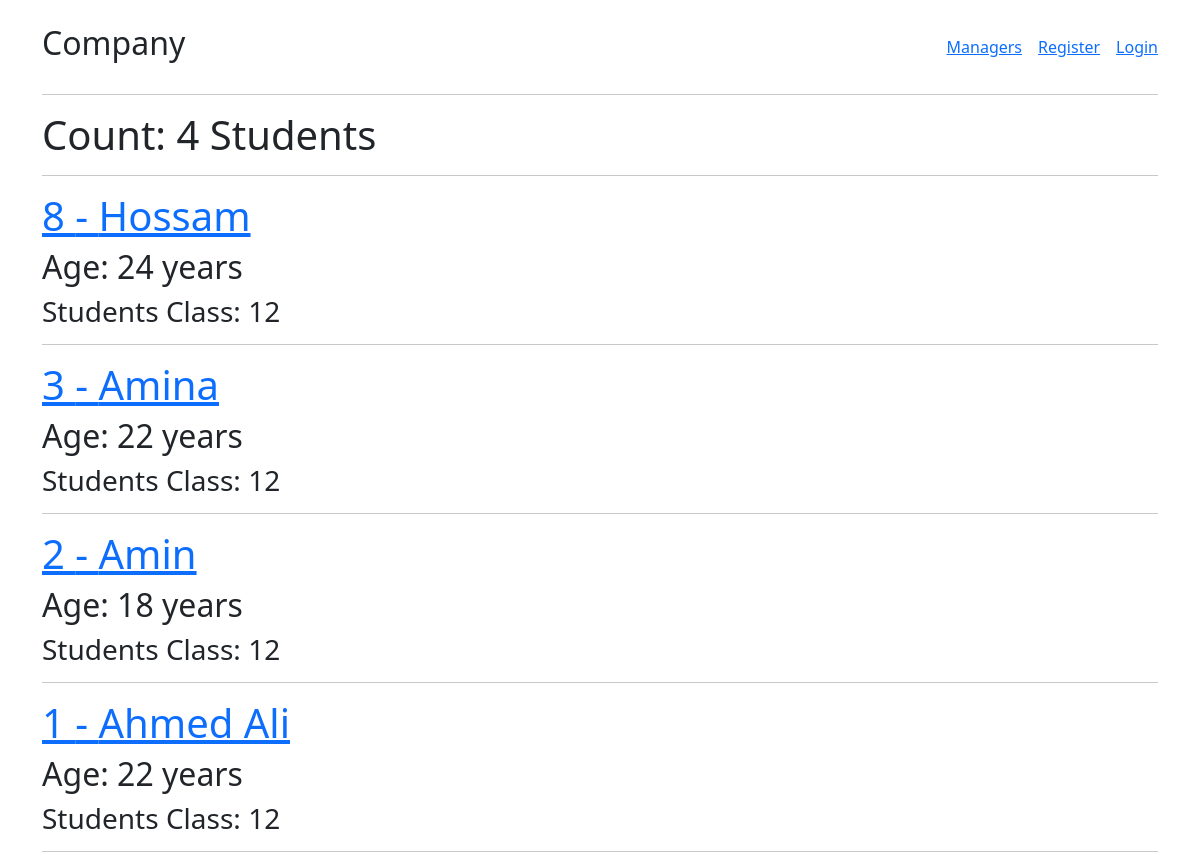
The page /students/ on the database its author committed.
### students/models.py (models this page shows, shortened)
class Student(models.Model):
    name = models.CharField(max_length=60)
    student_class = models.IntegerField()
    age = models.IntegerField()

### students/views.py (the view)
# urls.py: path("", views.index, name="managers.index"),
def index(request: HttpRequest):
    print(request.COOKIES.get("name"))
    students = Student.objects.all().order_by("-id")
    return render(
        request,
        "students/index.html",
        {"students": students, "count": students.count()},
    )

### students/templates/students/index.html (shortened to what this page needs)
{% extends "base.html" %}
{% block body %}
    <h1>Count: {{ count }} Students</h1>
    <hr>
    {% for student in students %}
        <a href={% url "students.show" student_id=student.id %}>
            <h1>{{ student.id }} - {{ student.name | title}}</h1>
        <h2>Age: {{ student.age }} years</h2>
        <h3>Students Class: {{ student.student_class }}</h3>
        <hr>
    {% empty %}
        <h3>Not found any Students</h3>
    {% endfor %}
{% endblock body %}

### templates/base.html (shortened to what this page needs)
<!DOCTYPE html>
<html lang="en">
<head>
    {% load static %}
    <link rel="stylesheet" href={% static "bootstrap.min.css" %}>
</head>
<body>
    <div class="container pt-4">
        <header class='d-flex justify-content-between align-items-center mb-4'>
            <h2>Company</h2>
            <nav class='d-flex align-items-center gap-3'>
                <a href={% url "managers.index" %}>Managers</a>
                {% if user.is_authenticated %}
                    <a>{{user}}</a>
                    <form action={% url "logout" %} method="post">
                        {% csrf_token %}
                        <input type='submit' class='btn btn-dark' value='Logout'>
                    </form>
                {% else %}
                    <a href={% url "accounts.register" %}>Register</a>
                    <a href={% url "accounts.login" %}>Login</a>
                {% endif %}
            </nav>
        </header>
        <hr>
        {% block body %}{% endblock body %}
    </div>
</body>
</html>

### rows shown on the page
Student: id "8", name "Hossam", age "24", student_class "12"
Student: id "3", name "Amina", age "22", student_class "12"
Student: id "2", name "Amin", age "18", student_class "12"
Student: id "1", name "Ahmed Ali", age "22", student_class "12"

### other values the page prints
{{ count }} "4"
